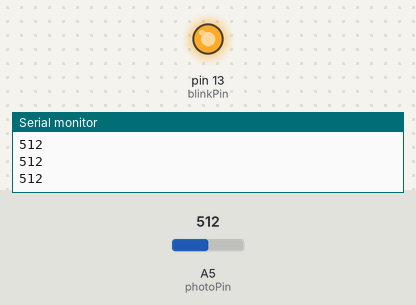
The sketch below on a simulated Arduino Uno, built with avr-gcc and run on an emulated ATmega328P. Shown: output pins drawn as LEDs (lit = HIGH), the last lines printed to the serial monitor. The test bench sets the inputs (shaded band); at power-on: A5 (photoPin) = 512.

Above: at 1.2 s.
1.3 s: A5 (photoPin) set to 483
At 2.4 s:
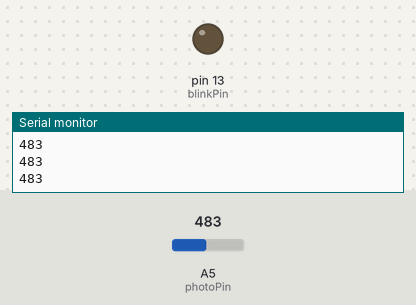
2.8 s: A5 (photoPin) set to 716
At 3.6 s:
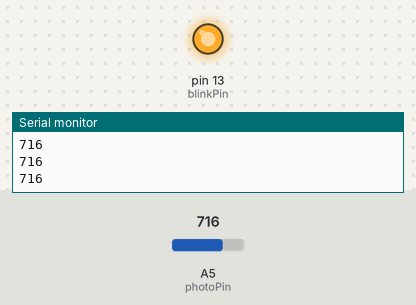
4.3 s: A5 (photoPin) set to 306
At 4.8 s:
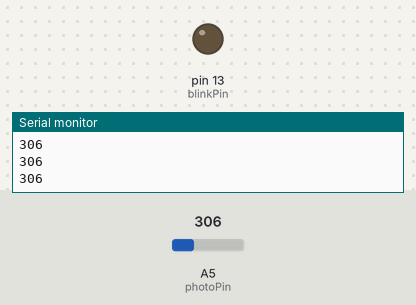
Timing chart, 0 to 7.3 s (numbered marks = the images above; inputs shaded):
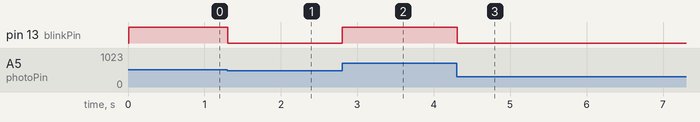

Measured:
- the behaviour switches between 501 and 500 on A5 (photoPin) (found by bisection; images 0 and 1)
- after the input at 1.3 s, pin 13 (blinkPin): HIGH → LOW at once
- after the input at 2.8 s, pin 13 (blinkPin): LOW → HIGH at once
- after the input at 4.3 s, pin 13 (blinkPin): HIGH → LOW at once

The sketch:

photopulse.ino
```cpp
// Part I: Pulse Photodetection
int long prev = 0;
unsigned long counter = 0;
unsigned long counterp1 = 0;
unsigned long counterp2 = 0;
int photoPin = A5;
int blinkPin = 13;
int ts = 10;
int voltInt = 0;
int n = 0;
int i = 0;
int pulArray[400];
int threshold = 500;
int pulGate = 0;
float pulseBPM;

void setup() {
  pinMode(blinkPin,OUTPUT);
  Serial.begin(9600);
}

void loop() {
	counter = millis();
	if (counter - prev > ts) {
		prev = counter;
		voltInt = analogRead(photoPin);
		pulArray[i] = voltInt;
		//Serial.print(i);
		//Serial.print("\t");
		Serial.println(voltInt);

		if (pulArray[i] > threshold) {
			if (pulArray[i-2] <= pulArray[i-1] && pulArray[i] < pulArray[i-1]) {
				if (pulArray[i-50] < pulArray[i]) { // Make sure absolute max
					if (pulGate == 1) {
						counterp2 = millis();
						float pulseT = (counterp2 - counterp1);
						if (60/(pulseT/1000) < 200 && pulseT > 100){
						pulseBPM = 60/(pulseT/1000);
						}
						//Serial.print("BPM: ");
						//Serial.println(pulseBPM);
						pulGate = 0;
						i = 0;
					}
					else if (pulGate == 0) {
						counterp1 = millis();
						pulGate = 1;
					}
				}
			}
		}
		i = i + 1;

		// Blinking LED: comparison w/ carotid or radial pulse
		if(voltInt > (threshold)) {
			digitalWrite(blinkPin, HIGH);
		}
		else
			digitalWrite(blinkPin, LOW);
	}
}
```
